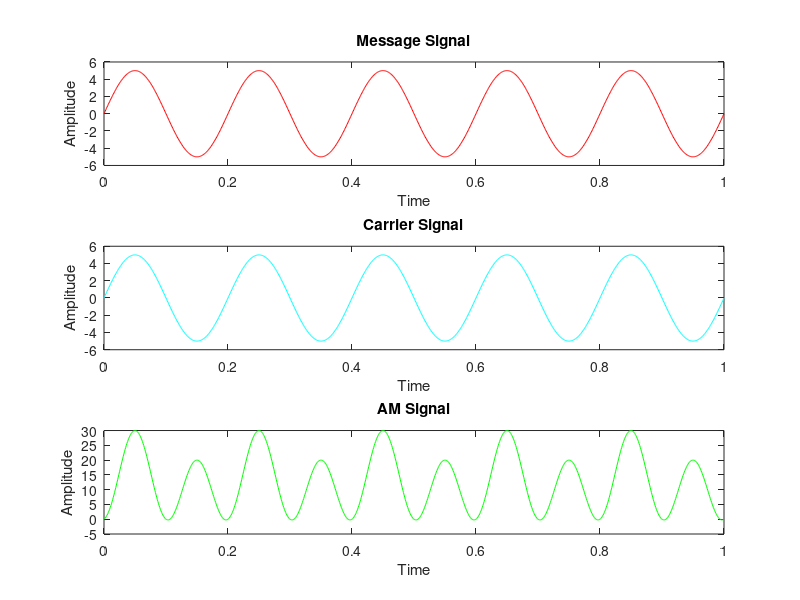

Source code (MATLAB):
clc;
clear all;
close all;
t=0:0.001:1;
A=5;
fm=input('Message frequency='); 
fc=input('Carrier frequency='); 
m=input('Modulation Index='); 

Sm=A*sin(2*pi*fm*t); 
subplot(3,1,1); 
plot(t,Sm,'r');
xlabel('Time');
ylabel('Amplitude');
title('Message Signal');

Sc=A*sin(2*pi*fc*t);
subplot(3,1,2);
plot(t,Sc,'c');
xlabel('Time');
ylabel('Amplitude');
title('Carrier Signal');

Sfm=(A+m*Sm).*sin(2*pi*fc*t); 
subplot(3,1,3);
plot(t,Sfm,'g');
xlabel('Time');
ylabel('Amplitude');
title('AM Signal');